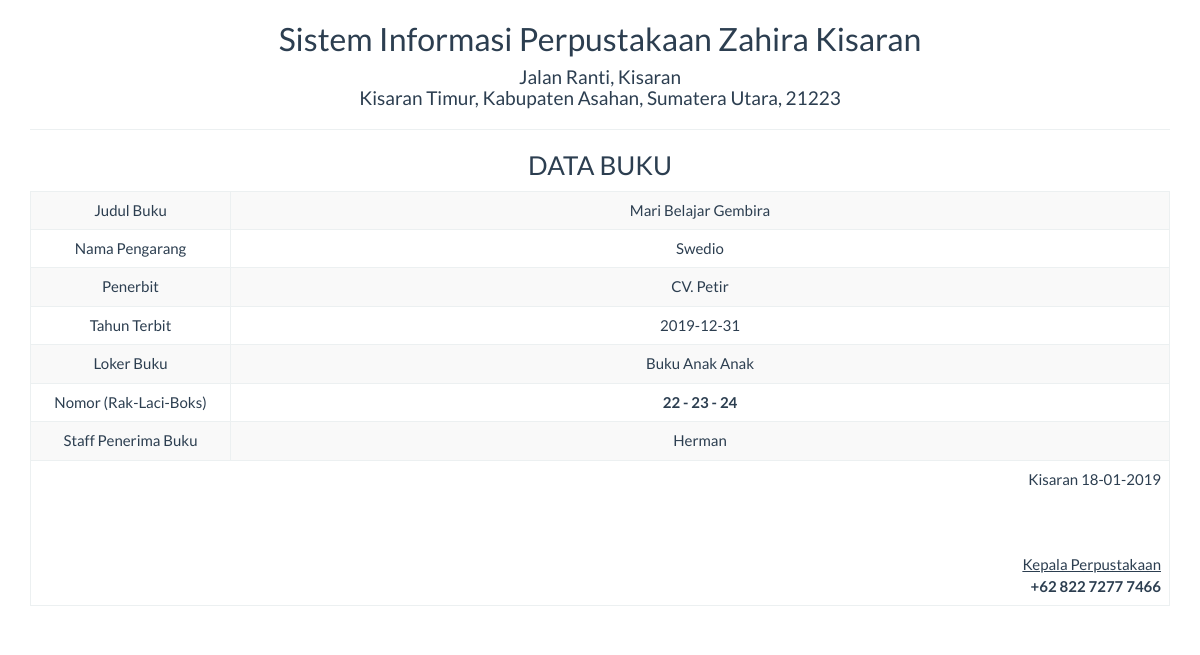
Page /report/buku_satu.php?id=20 on the committed database.
### tables this page shows
CREATE TABLE IF NOT EXISTS `buku` (
  `id` int(5) NOT NULL AUTO_INCREMENT,
  `loker_buku` varchar(25) NOT NULL,
  `no_rak` int(5) NOT NULL,
  `no_laci` int(5) NOT NULL,
  `no_boks` int(5) NOT NULL,
  `judul_buku` varchar(100) NOT NULL,
  `nama_pengarang` varchar(100) NOT NULL,
  `tahun_terbit` date NOT NULL,
  `penerima` varchar(50) NOT NULL,
  `penerbit` varchar(50) NOT NULL,
  `status` varchar(25) NOT NULL,
  `keterangan` varchar(100) NOT NULL,
  PRIMARY KEY (`id`)
);

### report/buku_satu.php (the view, shortened to what this page needs)
<!DOCTYPE html>
<html>
    <head>
        <link href="../Assets/css/bootstrap.min.css" rel="stylesheet" type="text/css"/>
    </head>
    <body onload="print()">
        <?php
        include '../config/koneksi.php';
        $sql = "SELECT * FROM buku WHERE id='" . $_GET ['id'] . "'";
        $query = mysqli_query($koneksi, $sql) or die("SQL Detail error");
        $data = mysqli_fetch_array($query);
        ?>
        <div class="container">
            <div class='row'>
                <div class="col-sm-12">
                    <div class="text-center">
                        <h2>Sistem Informasi Perpustakaan Zahira Kisaran </h2>
                        <h4>Jalan Ranti, Kisaran <br> Kisaran Timur, Kabupaten Asahan, Sumatera Utara, 21223</h4>
                        <hr>
                        <h3>DATA BUKU</h3>
                        <table class="table table-bordered table-striped table-hover">
                            <tbody>
								<tr>
                                    <td>Judul Buku</td> <td><?= $data['judul_buku'] ?></td>
                                </tr>
                                <tr>
                                    <td width="200">Nama Pengarang</td> <td><?= $data['nama_pengarang'] ?></td>
                                <tr>
                                    <td>Penerbit</td> <td><?= $data['penerbit'] ?></td>
                                </tr>
                                 <tr>
                                    <td>Tahun Terbit</td> <td><?= $data['tahun_terbit'] ?></td>
                                </tr>
                                 <tr>
                                    <td>Loker Buku</td> <td><?= $data['loker_buku'] ?></td>
                                </tr>
                                <tr>
                                    <td>Nomor (Rak-Laci-Boks)</td> <td><strong><?= $data['no_rak'] ?> - <?= $data['no_laci'] ?> - <?= $data['no_boks'] ?></strong></td>
                                </tr>
								<tr>
                                    <td>Staff Penerima Buku</td> <td><?= $data['penerima'] ?></td>
                                </tr>
                            </tbody>
                            <tfoot>
                                <tr>
                                    <td colspan="2" class="text-right">
                                        Kisaran  <?= date("d-m-Y") ?>
                                        <br><br><br><br>
                                        <u>Kepala Perpustakaan<strong></u><br>
                                        +62 822 7277 7466
									</td>
								</tr>
							</tfoot>
                        </table>
                    </div>
                </div>
            </div>
    </body>
</html>

### rows in the picture
buku: judul_buku "Mari Belajar Gembira", nama_pengarang "Swedio", penerbit "CV. Petir", tahun_terbit "2019-12-31", loker_buku "Buku Anak Anak", no_rak "22", no_laci "23", no_boks "24", penerima "Herman"
